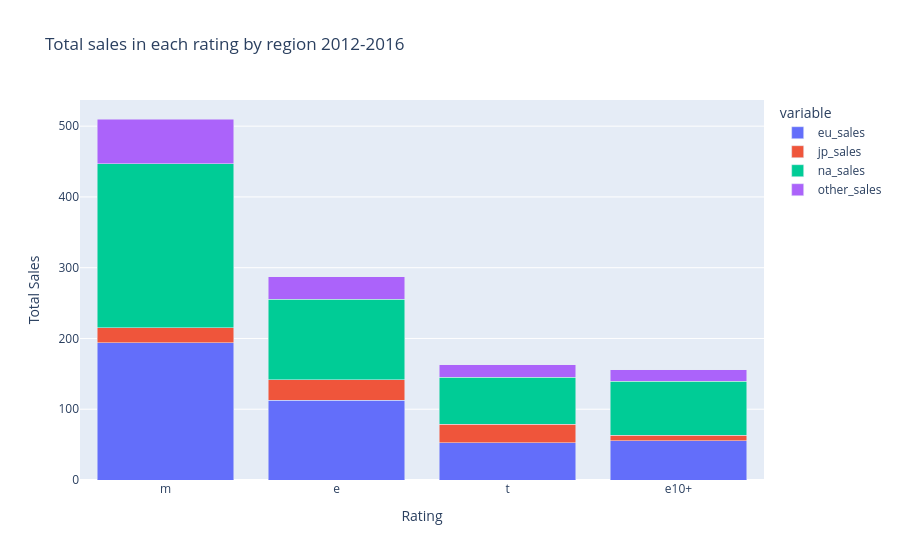

The notebook cell saved with this chart:
### Code cell
#Frafico de barra de los top erp 
fig = px.bar(grouped_rating, x="rating", y=['eu_sales','jp_sales', 'na_sales','other_sales'], barmode='group',
             title='Total sales in each rating by region 2012-2016',
            labels=dict(value='Total Sales', rating='Rating'),
             height=500)

fig.update_layout(barmode='stack')
fig.show()

### Figure 1 — Plotly figure (JSON) as saved in the notebook; plotly's stock layout.template omitted (floating-point values rounded to 4 significant figures)
{"data": [{"alignmentgroup": "True", "hovertemplate": "variable=eu_sales<br>Rating=%{x}<br>Total Sales=%{y}<extra></extra>", "legendgroup": "eu_sales", "marker": {"color": "#636efa", "pattern": {"shape": ""}}, "name": "eu_sales", "offsetgroup": "eu_sales", "orientation": "v", "showlegend": true, "textposition": "auto", "type": "bar", "x": ["m", "e", "t", "e10+"], "xaxis": "x", "y": [194.0, 113.0, 52.96, 55.37], "yaxis": "y"}, {"alignmentgroup": "True", "hovertemplate": "variable=jp_sales<br>Rating=%{x}<br>Total Sales=%{y}<extra></extra>", "legendgroup": "jp_sales", "marker": {"color": "#EF553B", "pattern": {"shape": ""}}, "name": "jp_sales", "offsetgroup": "jp_sales", "orientation": "v", "showlegend": true, "textposition": "auto", "type": "bar", "x": ["m", "e", "t", "e10+"], "xaxis": "x", "y": [21.2, 28.33, 26.02, 8.19], "yaxis": "y"}, {"alignmentgroup": "True", "hovertemplate": "variable=na_sales<br>Rating=%{x}<br>Total Sales=%{y}<extra></extra>", "legendgroup": "na_sales", "marker": {"color": "#00cc96", "pattern": {"shape": ""}}, "name": "na_sales", "offsetgroup": "na_sales", "orientation": "v", "showlegend": true, "textposition": "auto", "type": "bar", "x": ["m", "e", "t", "e10+"], "xaxis": "x", "y": [231.6, 114.4, 66.02, 75.7], "yaxis": "y"}, {"alignmentgroup": "True", "hovertemplate": "variable=other_sales<br>Rating=%{x}<br>Total Sales=%{y}<extra></extra>", "legendgroup": "other_sales", "marker": {"color": "#ab63fa", "pattern": {"shape": ""}}, "name": "other_sales", "offsetgroup": "other_sales", "orientation": "v", "showlegend": true, "textposition": "auto", "type": "bar", "x": ["m", "e", "t", "e10+"], "xaxis": "x", "y": [63.38, 31.44, 17.94, 16.23], "yaxis": "y"}], "layout": {"autosize": true, "barmode": "stack", "legend": {"title": {"text": "variable"}, "tracegroupgap": 0}, "title": {"text": "Total sales in each rating by region 2012-2016"}, "xaxis": {"anchor": "y", "autorange": true, "domain": [0, 1], "range": [-0.5, 3.5], "title": {"text": "Rating"}, "type": "category"}, "yaxis": {"anchor": "x", "autorange": true, "domain": [0, 1], "range": [0, 537.0], "title": {"text": "Total Sales"}, "type": "linear"}}}
